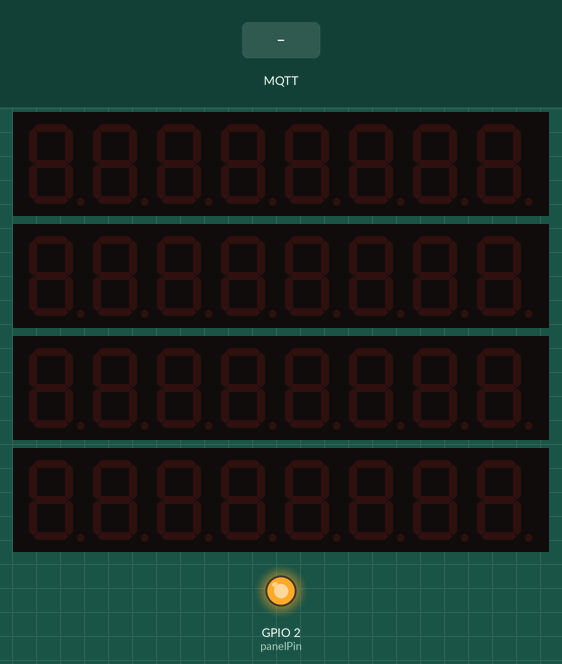
The sketch below on a simulated ESP32. Parts: 4 × 8-digit seven-segment display, output pins drawn as LEDs (lit = HIGH). The inputs (shaded band) are chosen by the test bench. WiFi joins after 1.5 s; servers stay silent unless stated; no MQTT or app messages arrive unless stated; what the sketch prints to the serial monitor is not drawn. At 6.4 s the program restarts the board; the recording ends there.

Above: at 2.7 s.
2.8 s: MQTT message "on" arrives on the third subscribed topic
At 3.8 s:
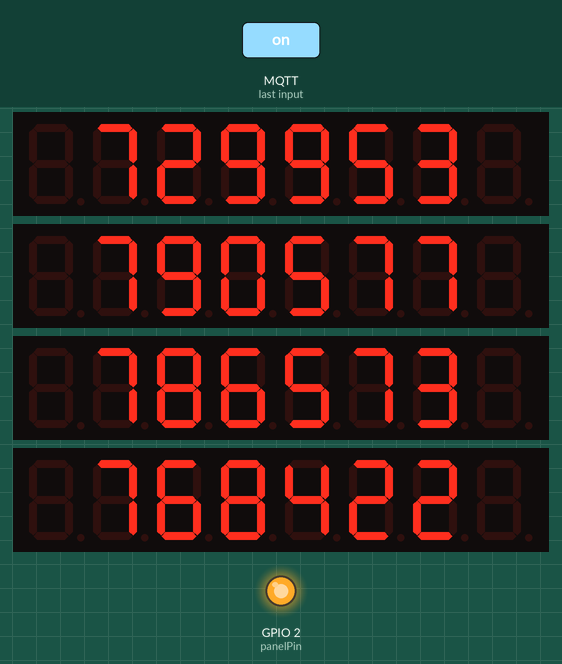
4.3 s: MQTT message "off" arrives on the third subscribed topic
At 5.0 s:
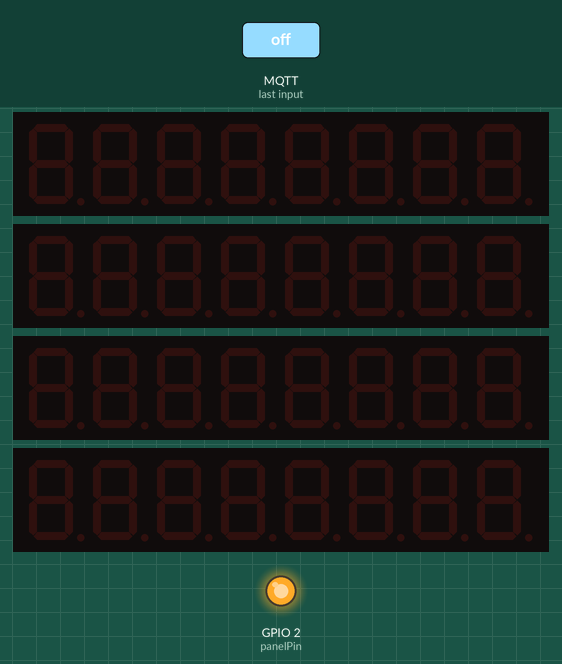
5.8 s: MQTT message "open" arrives on the first subscribed topic
At 6.2 s:
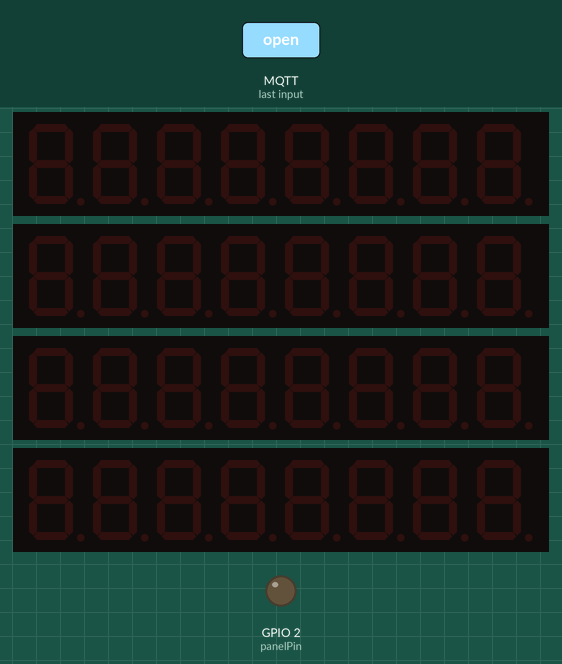
Timing chart, 0 to 6.4 s (numbered marks = the images above; inputs shaded):
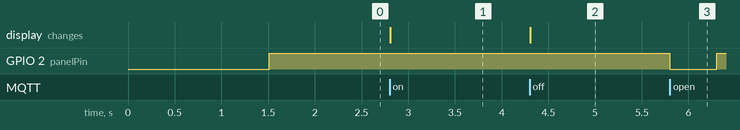

Measured:
- after the input at 2.8 s, the display: changes at once (image 1)
- after the input at 4.3 s, the display: changes at once (image 2)
- after the input at 5.8 s, GPIO 2 (panelPin): HIGH → LOW at once, → HIGH 0.50 s later

The sketch:

DRAWING_BOX_CONFIGURATION.ino
```cpp
/*
 * MQTT Initial Code
 */

#include <WiFi.h>
#include <PubSubClient.h>

int panelPin = 2;

#include "LedController.hpp"
#define DIN 23
#define CS 5
#define CLK 18
LedController<4,1> lc;
unsigned long delaytime=1000;


// Replace the next variables with your SSID/Password combination
const char* ssid = "HGG Private";
const char* password = "HGGamespass10!";

// Add your MQTT Broker IP address
const char* mqtt_server = "192.168.1.101";

WiFiClient espClient;
PubSubClient client(espClient);
char msg[50];
int value = 0;
const char* device = "Bait and Switch Drawing Box";//what you want to call this device
String device_name = device;
String msg_string;

void subscriptions(){ //add all desired topics to receive and post to in this function
  client.subscribe("Drawing Box");
  client.subscribe("device_test");
  client.subscribe("Cell Lights");
}

void setup_wifi() {
  Serial.println();
  Serial.print("Connecting to ");
  Serial.println(ssid);

  WiFi.begin(ssid, password);
  int attempts = 0;
  while (WiFi.status() != WL_CONNECTED) {
    delay(1500);
    attempts++;
    if(attempts > 3){
      ESP.restart();}

    Serial.print(".");
    }

  Serial.println("");
  Serial.println("WiFi connected");
  Serial.println("IP address: ");
  Serial.println(WiFi.localIP());

  lc=LedController<4,1>(DIN,CLK,CS);
  lc.setIntensity(15); /* Set the brightness to a medium values */
  lc.clearMatrix();
}


void callback(char* topic, byte* message, unsigned int length) {
  Serial.print("Message arrived on topic: ");
  Serial.print(topic);
  Serial.print(". Message: ");
  String messageTemp;

  for (int i = 0; i < length; i++) {
    Serial.print((char)message[i]);
    messageTemp += (char)message[i];}
  Serial.println();

  /*
   *  This is your message handling for incoming messages.
   *  if(String(topic) == "desired_topic"){Action}
   *    if(messageTemp == "desired_message"){Action}
   *  Send messages out with:
   *    client.publish("topic", "message");
   */
  if (String(topic) == "Drawing Box") {
    Serial.print("Drawing Box Received");
    if(messageTemp == "open"){
      //Serial.println("on");
      digitalWrite(panelPin, LOW);
      delay(500);
      digitalWrite(panelPin, HIGH);
      client.publish("Drawing Box", "Drawing Box Opened");
      delay(100);
      ESP.restart();

    }}
   if (String(topic) == "Cell Lights") {
    Serial.print("Drawing Box Received");
    if(messageTemp == "on"){
      lc.setDigit(0,6,7,false);
      lc.setDigit(0,5,2,false);
      lc.setDigit(0,4,9,false);
      lc.setDigit(0,3,9,false);
      lc.setDigit(0,2,5,false);
      lc.setDigit(0,1,3,false);

      lc.setDigit(1,6,7,false);
      lc.setDigit(1,5,9,false);
      lc.setDigit(1,4,0,false);
      lc.setDigit(1,3,5,false);
      lc.setDigit(1,2,7,false);
      lc.setDigit(1,1,7,false);

      lc.setDigit(2,6,7,false);
      lc.setDigit(2,5,8,false);
      lc.setDigit(2,4,6,false);
      lc.setDigit(2,3,5,false);
      lc.setDigit(2,2,7,false);
      lc.setDigit(2,1,3,false);

      lc.setDigit(3,6,7,false);
      lc.setDigit(3,5,6,false);
      lc.setDigit(3,4,8,false);
      lc.setDigit(3,3,4,false);
      lc.setDigit(3,2,2,false);
      lc.setDigit(3,1,2,false);
      //client.publish("Closet", "Closet Open");
    }
    if(messageTemp == "off"){
      lc.clearMatrix();
      //client.publish("Closet", "Closet Open");
    }
    if(messageTemp == "reboot"){
      ESP.restart();
    }
  }
  if (String(topic) == "device_test"){
    Serial.println("device_test received");
    if(messageTemp == "test"){
      msg_string = device_name + " is OK";
      msg_string.toCharArray(msg,50);
      client.publish("device_test",msg);
      }
    }
}

void reconnect() {
  // Loop until we're reconnected
  while (!client.connected()) {
    Serial.print("Attempting MQTT connection...");
    // Attempt to connect
    if (client.connect(device)) {
      Serial.println("connected");
      // Subscribe to as many topics as needed
      subscriptions();
    } else {
      Serial.print("failed, rc=");
      Serial.print(client.state());
      Serial.println(" try again in 5 seconds");
      // Wait 5 seconds before retrying
      delay(5000);
    }
  }
}


/*
 * End of MQTT initial code
 */


void setup() {
  Serial.begin(115200);

  /*
   * MQTT setup code
   */
  setup_wifi();
  client.setServer(mqtt_server, 1883);
  client.setCallback(callback);
  /*
   * End of MQTT setup code
   */
   pinMode(panelPin, OUTPUT);
   digitalWrite(panelPin, HIGH);
}


void loop() {
  /*
   * MQTT loop code
   */

  if (!client.connected()) {
    reconnect();
  }

  client.loop();
/*
 * End of MQTT loop code
 */
}
```
